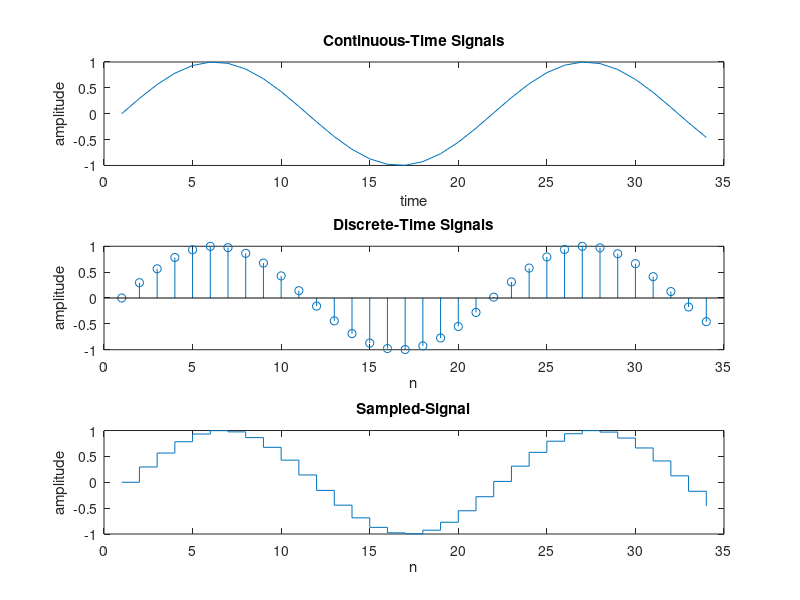

This chart was generated by the following MATLAB code:
% Write MATLAB code for plotting Continuous-Time Signals, Discrete-Time Signals and Sampled-Signal
clc
clear ;
close all ;
t = 0:.3:10;
x = sin(t);

figure
subplot(3,1,1);
plot(x);
title("Continuous-Time Signals")
xlabel("time")
ylabel("amplitude");

subplot(3,1,2);
stem(x);
title("Discrete-Time Signals")
xlabel("n")
ylabel("amplitude");

subplot(3,1,3);
stairs(x);
title("Sampled-Signal")
xlabel("n")
ylabel("amplitude");

